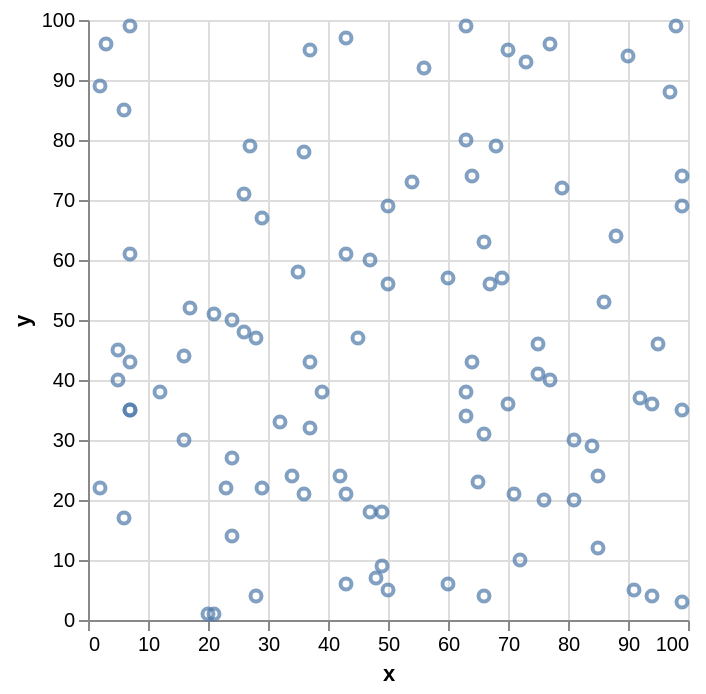

Notebook cell for this chart:
### Code cell
# plot chart 
alt.Chart(data = df).mark_point().encode(
    x='x',
    y='y'
)

### Figure 1 — Vega-Lite specification as saved in the notebook (floating-point values rounded to 4 significant figures)
{"config": {"view": {"continuousWidth": 300, "continuousHeight": 300}}, "data": {"name": "data-7269856a8dd369083ef9c9865535de69"}, "mark": {"type": "point"}, "encoding": {"x": {"field": "x", "type": "quantitative"}, "y": {"field": "y", "type": "quantitative"}}, "$schema": "https://vega.github.io/schema/vega-lite/v6.1.0.json", "datasets": {"data-7269856a8dd369083ef9c9865535de69": [{"x": 65, "y": 23}, {"x": 64, "y": 43}, {"x": 43, "y": 97}, {"x": 6, "y": 85}, {"x": 76, "y": 20}, {"x": 50, "y": 56}, {"x": 85, "y": 24}, {"x": 94, "y": 36}, {"x": 64, "y": 74}, {"x": 3, "y": 96}, {"x": 63, "y": 34}, {"x": 34, "y": 24}, {"x": 94, "y": 4}, {"x": 45, "y": 47}, {"x": 29, "y": 67}, {"x": 37, "y": 95}, {"x": 26, "y": 48}, {"x": 79, "y": 72}, {"x": 60, "y": 57}, {"x": 54, "y": 73}, {"x": 50, "y": 69}, {"x": 43, "y": 6}, {"x": 56, "y": 92}, {"x": 7, "y": 43}, {"x": 77, "y": 40}, {"x": 63, "y": 99}, {"x": 37, "y": 43}, {"x": 86, "y": 53}, {"x": 42, "y": 24}, {"x": 60, "y": 6}, {"x": 26, "y": 71}, {"x": 43, "y": 61}, {"x": 49, "y": 9}, {"x": 75, "y": 41}, {"x": 16, "y": 44}, {"x": 77, "y": 96}, {"x": 66, "y": 31}, {"x": 72, "y": 10}, {"x": 24, "y": 14}, {"x": 66, "y": 63}, {"x": 32, "y": 33}, {"x": 7, "y": 35}, {"x": 36, "y": 21}, {"x": 97, "y": 88}, {"x": 7, "y": 99}, {"x": 24, "y": 50}, {"x": 39, "y": 38}, {"x": 23, "y": 22}, {"x": 43, "y": 21}, {"x": 2, "y": 89}, {"x": 5, "y": 45}, {"x": 99, "y": 74}, {"x": 71, "y": 21}, {"x": 88, "y": 64}, {"x": 98, "y": 99}, {"x": 84, "y": 29}, {"x": 7, "y": 35}, {"x": 81, "y": 20}, {"x": 20, "y": 1}, {"x": 95, "y": 46}, {"x": 67, "y": 56}, {"x": 29, "y": 22}, {"x": 35, "y": 58}, {"x": 81, "y": 30}, {"x": 6, "y": 17}, {"x": 99, "y": 3}, {"x": 17, "y": 52}, {"x": 7, "y": 61}, {"x": 75, "y": 46}, {"x": 50, "y": 5}, {"x": 21, "y": 1}, {"x": 99, "y": 69}, {"x": 5, "y": 40}, {"x": 91, "y": 5}, {"x": 63, "y": 80}, {"x": 49, "y": 18}, {"x": 47, "y": 60}, {"x": 70, "y": 36}, {"x": 99, "y": 35}, {"x": 73, "y": 93}, {"x": 48, "y": 7}, {"x": 36, "y": 78}, {"x": 68, "y": 79}, {"x": 69, "y": 57}, {"x": 2, "y": 22}, {"x": 21, "y": 51}, {"x": 28, "y": 4}, {"x": 47, "y": 18}, {"x": 27, "y": 79}, {"x": 85, "y": 12}, {"x": 92, "y": 37}, {"x": 16, "y": 30}, {"x": 24, "y": 27}, {"x": 37, "y": 32}, {"x": 70, "y": 95}, {"x": 66, "y": 4}, {"x": 63, "y": 38}, {"x": 28, "y": 47}, {"x": 12, "y": 38}, {"x": 90, "y": 94}]}}
